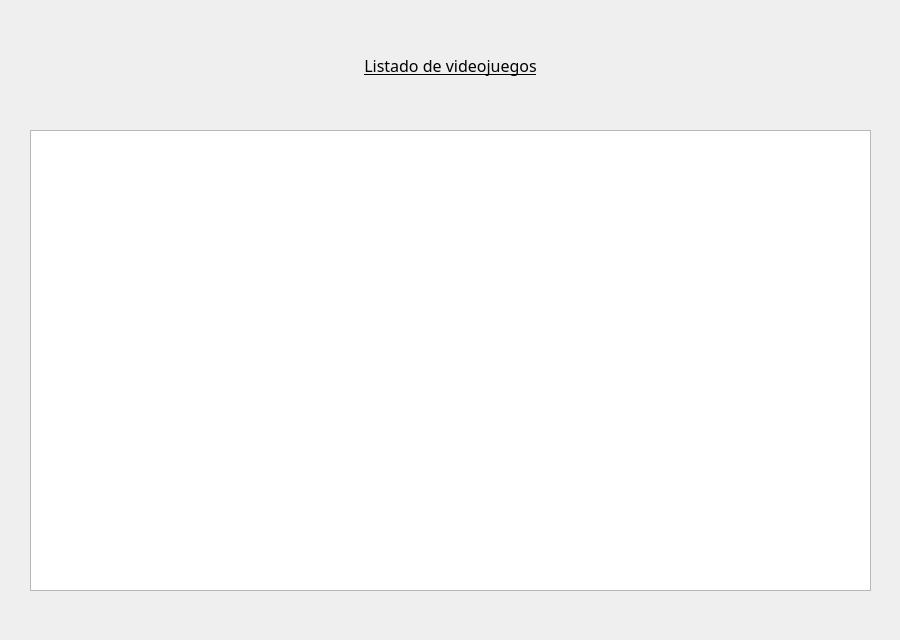
<?xml version="1.0" encoding="UTF-8"?>
<ui version="4.0">
 <class>Dialog</class>
 <widget class="QDialog" name="Dialog">
  <property name="geometry">
   <rect>
    <x>0</x>
    <y>0</y>
    <width>900</width>
    <height>640</height>
   </rect>
  </property>
  <property name="minimumSize">
   <size>
    <width>900</width>
    <height>640</height>
   </size>
  </property>
  <property name="maximumSize">
   <size>
    <width>900</width>
    <height>640</height>
   </size>
  </property>
  <property name="windowTitle">
   <string>Listado videojuegos</string>
  </property>
  <property name="sizeGripEnabled">
   <bool>false</bool>
  </property>
  <widget class="QLabel" name="lbl_listado">
   <property name="geometry">
    <rect>
     <x>30</x>
     <y>30</y>
     <width>841</width>
     <height>71</height>
    </rect>
   </property>
   <property name="font">
    <font>
     <family>Showcard Gothic</family>
     <pointsize>12</pointsize>
     <underline>true</underline>
    </font>
   </property>
   <property name="autoFillBackground">
    <bool>false</bool>
   </property>
   <property name="frameShape">
    <enum>QFrame::NoFrame</enum>
   </property>
   <property name="frameShadow">
    <enum>QFrame::Plain</enum>
   </property>
   <property name="text">
    <string>Listado de videojuegos</string>
   </property>
   <property name="alignment">
    <set>Qt::AlignCenter</set>
   </property>
  </widget>
  <widget class="QTextEdit" name="txt_listado">
   <property name="geometry">
    <rect>
     <x>30</x>
     <y>130</y>
     <width>841</width>
     <height>461</height>
    </rect>
   </property>
   <property name="font">
    <font>
     <pointsize>9</pointsize>
    </font>
   </property>
  </widget>
  <widget class="QLabel" name="lbl_numero_juegos">
   <property name="geometry">
    <rect>
     <x>30</x>
     <y>590</y>
     <width>200</width>
     <height>31</height>
    </rect>
   </property>
   <property name="text">
    <string/>
   </property>
  </widget>
 </widget>
 <resources/>
 <connections/>
</ui>
